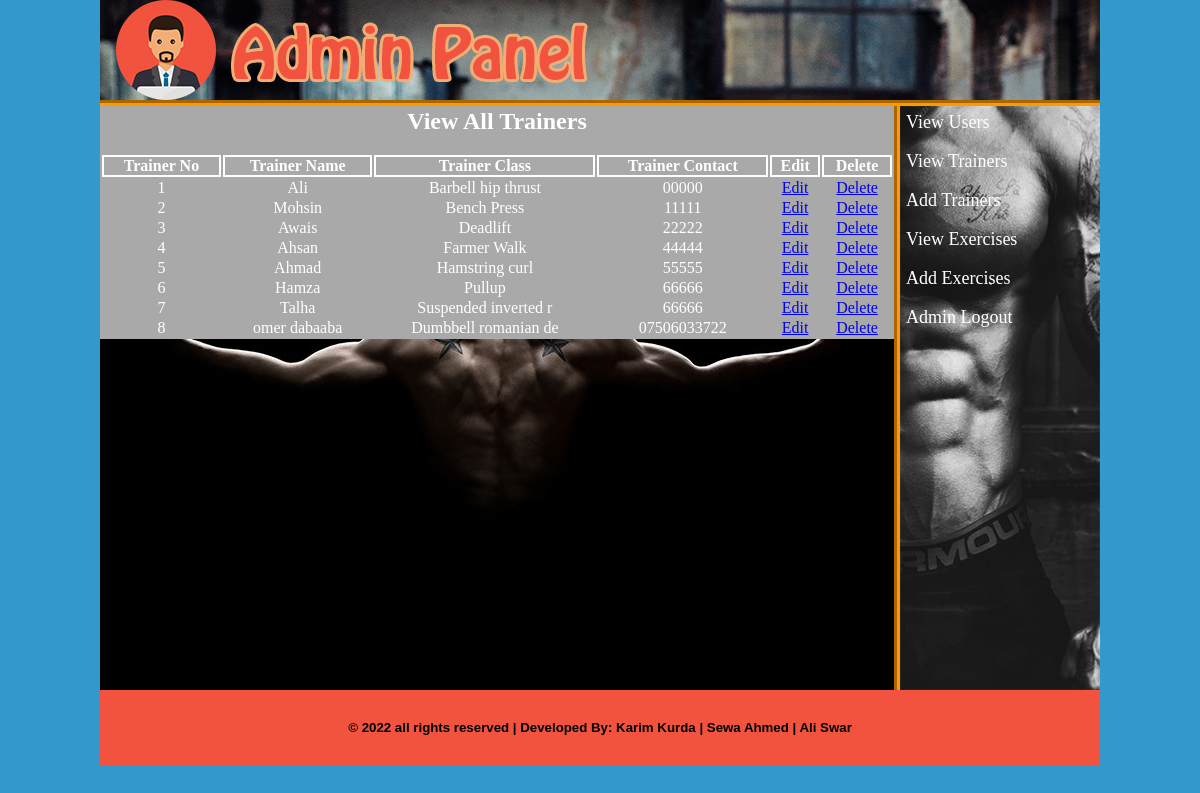
Screenshot of /admin/index.php?view_trainers (signed in) with the database file from the repository.
### tables this page shows
CREATE TABLE `trainer` (
  `tran_id` int(10) NOT NULL,
  `tran_name` varchar(20) NOT NULL,
  `tran_class` varchar(30) NOT NULL,
  `tran_contact` varchar(20) NOT NULL
);

### admin/view_trainers.php (the view, shortened to what this page needs)
<html>
<head>
</head>
<body>
	<?php
		if(isset($_GET['view_trainers'])) {
	?>
	<table align="center" width="794" style="color:white;">
		<tr align="center">
			<td colspan="6"><h2>View All Trainers</h2><br></td>
		</tr>
		<tr>
			<th>Trainer No</th>
			<th>Trainer Name</th>
			<th>Trainer Class</th>
			<th>Trainer Contact</th>
			<th>Edit</th>
			<th>Delete</th>
		</tr>
		<?php
		$i=0;
			$sel_trainer="SELECT * FROM trainer";
			$run_trainer=mysqli_query($con, $sel_trainer);
			while ($row_trainer=mysqli_fetch_array($run_trainer)) {
				$tran_id=$row_trainer['tran_id'];
				$tran_name=$row_trainer['tran_name'];
				$tran_class=$row_trainer['tran_class'];
				$tran_contact=$row_trainer['tran_contact'];
				$i++;
		?>
		<tr align="center">
			<td><?php echo $i; ?></td>
			<td><?php echo $tran_name; ?></td>
			<td><?php echo $tran_class; ?></td>
			<td><?php echo $tran_contact; ?></td>
			<td><a href="index.php?edit_tran=<?php echo $tran_id; ?>">Edit</a></td>
			<td><a href="index.php?delete_tran=<?php echo $tran_id; ?>">Delete</a></td>
		</tr>
		<?php } ?>
	</table>
	<?php }
	?>
</body>
</html>

### admin/styles/style.css (style rules this page uses)
html, body, div, span, applet, object, iframe, h1, h2, h3, h4, h5, h6, p, blockquote, pre, a, abbr, acronym, address, big, cite, code, del, dfn, em, img, ins, kbd, q, s, samp, small, strike, strong, sub, sup, tt, var, b, u, i, center, dl, dt, dd, ol, ul, li, fieldset, form, label, legend, table, caption, tbody, tfoot, thead, tr, th, td, article, aside, canvas, details, embed, figure, figcaption, footer, header, hgroup, menu, nav, output, ruby, section, summary, time, mark, audio, video { margin: 0; padding: 0; border: 0; vertical-align: baseline; }
body { background-color: #39C; background-repeat: no-repeat; }

### admin/view_trainers.php (style rules this page uses)
table { background-color: darkgrey; }
tr,th { border: 2px solid white; }

### rows the page displays
trainer: tran_name "Ali", tran_class "Barbell hip thrust", tran_contact "00000"
trainer: tran_name "Mohsin", tran_class "Bench Press", tran_contact "11111"
trainer: tran_name "Awais", tran_class "Deadlift", tran_contact "22222"
trainer: tran_name "Ahsan", tran_class "Farmer Walk", tran_contact "44444"
trainer: tran_name "Ahmad", tran_class "Hamstring curl", tran_contact "55555"
trainer: tran_name "Hamza", tran_class "Pullup", tran_contact "66666"
trainer: tran_name "Talha", tran_class "Suspended inverted r", tran_contact "66666"
trainer: tran_name "omer dabaaba", tran_class "Dumbbell romanian de", tran_contact "07506033722"
